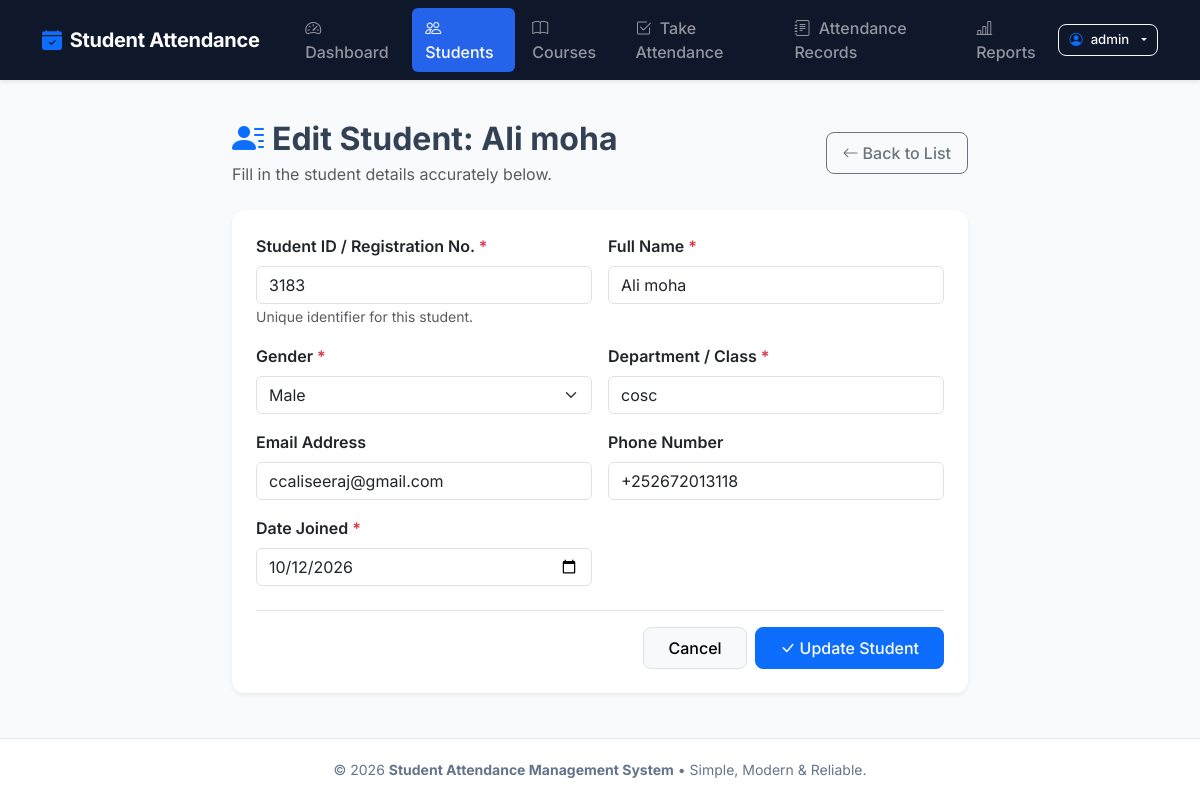
The page /students/6/edit/ (signed in) on the database its author committed.
### attendance/models.py (models this page shows, shortened)
class Student(models.Model):
    GENDER_CHOICES = [
        ('Male', 'Male'),
        ('Female', 'Female'),
        ('Other', 'Other'),
    ]
    student_id = models.CharField(
        max_length=50,
        unique=True,
        verbose_name="Student ID",
        help_text="Unique student registration number or ID"
    )
    full_name = models.CharField(
        max_length=120,
        verbose_name="Full Name"
    )
    gender = models.CharField(
        max_length=10,
        choices=GENDER_CHOICES,
        default='Male',
        verbose_name="Gender"
    )
    email = models.EmailField(
        blank=True,
        null=True,
        verbose_name="Email Address"
    )
    phone = models.CharField(
        max_length=20,
        blank=True,
        verbose_name="Phone Number"
    )
    department = models.CharField(
        max_length=100,
        verbose_name="Department / Class",
        help_text="e.g., Computer Science, Grade 10-A"
    )
    date_joined = models.DateField(
        default=timezone.now,
        verbose_name="Date Joined"
    )
    class Meta:
        ordering = ['student_id']
        verbose_name = "Student"
        verbose_name_plural = "Students"

### attendance/views.py (the view)
# urls.py: path('students/<int:pk>/edit/', views.student_edit, name='student_edit'),
@login_required(login_url='login')
def student_edit(request, pk):
    student = get_object_or_404(Student, pk=pk)
    if request.method == 'POST':
        form = StudentForm(request.POST, instance=student)
        if form.is_valid():
            form.save()
            messages.success(request, f"Student '{student.full_name}' was updated successfully.")
            return redirect('student_list')
        else:
            messages.error(request, "Please correct the errors in the form below.")
    else:
        form = StudentForm(instance=student)
    context = {
        'form': form,
        'student': student,
        'title': f'Edit Student: {student.full_name}',
        'button_text': 'Update Student',
    }
    return render(request, 'attendance/student_form.html', context)

### attendance/templates/attendance/student_form.html (shortened to what this page needs)
{% extends 'attendance/base.html' %}
{% block content %}
<div class="row justify-content-center">
    <div class="col-lg-8">
        <div class="d-flex align-items-center justify-content-between mb-4">
            <div>
                <h2 class="fw-bold mb-1">
                    <i class="bi bi-person-lines-fill text-primary me-2"></i>{{ title }}
                </h2>
                <p class="text-muted mb-0">Fill in the student details accurately below.</p>
            </div>
            <a href="{% url 'student_list' %}" class="btn btn-outline-secondary">
                <i class="bi bi-arrow-left me-1"></i>Back to List
            </a>
        </div>
        <div class="card border-0 shadow-sm">
            <div class="card-body p-4">
                <form method="POST" novalidate>
                    <div class="row g-3">
                        <div class="col-md-6">
                            <label for="{{ form.student_id.id_for_label }}" class="form-label fw-semibold">
                                Student ID / Registration No. <span class="text-danger">*</span>
                            </label>
                            {{ form.student_id }}
                            <small class="form-text text-muted">Unique identifier for this student.</small>
                        </div>
                        <div class="col-md-6">
                            <label for="{{ form.full_name.id_for_label }}" class="form-label fw-semibold">
                                Full Name <span class="text-danger">*</span>
                            </label>
                            {{ form.full_name }}
                        </div>
                        <div class="col-md-6">
                            <label for="{{ form.gender.id_for_label }}" class="form-label fw-semibold">
                                Gender <span class="text-danger">*</span>
                            </label>
                            {{ form.gender }}
                        </div>
                        <div class="col-md-6">
                            <label for="{{ form.department.id_for_label }}" class="form-label fw-semibold">
                                Department / Class <span class="text-danger">*</span>
                            </label>
                            {{ form.department }}
                        </div>
                        <div class="col-md-6">
                            <label for="{{ form.email.id_for_label }}" class="form-label fw-semibold">
                                Email Address
                            </label>
                            {{ form.email }}
                        </div>
                        <div class="col-md-6">
                            <label for="{{ form.phone.id_for_label }}" class="form-label fw-semibold">
                                Phone Number
                            </label>
                            {{ form.phone }}
                        </div>
                        <div class="col-md-6">
                            <label for="{{ form.date_joined.id_for_label }}" class="form-label fw-semibold">
                                Date Joined <span class="text-danger">*</span>
                            </label>
                            {{ form.date_joined }}
                        </div>
                    </div>
                    <div class="d-flex justify-content-end gap-2 mt-4 pt-3 border-top">
                        <a href="{% url 'student_list' %}" class="btn btn-light border px-4">Cancel</a>
                        <button type="submit" class="btn btn-primary px-4">
                            <i class="bi bi-check-lg me-1"></i>{{ button_text }}
                        </button>
                    </div>
                </form>
            </div>
        </div>
    </div>
</div>
{% endblock %}

### attendance/templates/attendance/base.html (shortened to what this page needs)
<!DOCTYPE html>
<html lang="en">
<head>
    <link href="https://cdn.jsdelivr.net/npm/bootstrap@5.3.3/dist/css/bootstrap.min.css" rel="stylesheet">
    <link href="https://cdn.jsdelivr.net/npm/bootstrap-icons@1.11.3/font/bootstrap-icons.min.css" rel="stylesheet">
</head>
<body>
    <nav class="navbar navbar-expand-lg navbar-dark bg-dark sticky-top shadow-sm py-2">
        <div class="container">
            <a class="navbar-brand d-flex align-items-center gap-2" href="{% url 'dashboard' %}">
                <i class="bi bi-calendar-check-fill text-primary"></i>
                <span>Student Attendance</span>
            </a>
            <div class="collapse navbar-collapse" id="mainNavbar">
                {% if user.is_authenticated %}
                <ul class="navbar-nav me-auto mb-2 mb-lg-0 ms-lg-3 gap-1">
                    <li class="nav-item">
                        <a class="nav-link {% if request.resolver_match.url_name == 'dashboard' %}active{% endif %}" href="{% url 'dashboard' %}">
                            <i class="bi bi-speedometer2 me-1"></i> Dashboard
                        </a>
                    </li>
                    <li class="nav-item">
                        <a class="nav-link {% if 'student' in request.resolver_match.url_name and 'report' not in request.resolver_match.url_name %}active{% endif %}" href="{% url 'student_list' %}">
                            <i class="bi bi-people me-1"></i> Students
                        </a>
                    </li>
                    <li class="nav-item">
                        <a class="nav-link {% if 'course' in request.resolver_match.url_name %}active{% endif %}" href="{% url 'course_list' %}">
                            <i class="bi bi-book me-1"></i> Courses
                        </a>
                    </li>
                    <li class="nav-item">
                        <a class="nav-link {% if request.resolver_match.url_name == 'take_attendance' %}active{% endif %}" href="{% url 'take_attendance' %}">
                            <i class="bi bi-check2-square me-1"></i> Take Attendance
                        </a>
                    </li>
                    <li class="nav-item">
                        <a class="nav-link {% if request.resolver_match.url_name == 'attendance_records' %}active{% endif %}" href="{% url 'attendance_records' %}">
                            <i class="bi bi-journal-text me-1"></i> Attendance Records
                        </a>
                    </li>
                    <li class="nav-item">
                        <a class="nav-link {% if request.resolver_match.url_name == 'student_report' %}active{% endif %}" href="{% url 'student_report' %}">
                            <i class="bi bi-bar-chart-line me-1"></i> Reports
                        </a>
                    </li>
                </ul>
                <div class="dropdown">
                    <button class="btn btn-outline-light btn-sm dropdown-toggle d-flex align-items-center gap-2" type="button" id="userMenuButton" data-bs-toggle="dropdown" aria-expanded="false">
                        <i class="bi bi-person-circle text-primary"></i>
                        <span>{{ user.username }}</span>
                    </button>
                </div>
                {% endif %}
            </div>
        </div>
    </nav>
    <main class="container my-4 flex-grow-1">
        {% block content %}{% endblock %}
    </main>
    <footer>
        <div class="container text-center">
            <p class="mb-0">
                &copy; {% now "Y" %} <strong>Student Attendance Management System</strong> &bull; Simple, Modern &amp; Reliable.
            </p>
        </div>
    </footer>
</body>
</html>

### attendance/templates/attendance/base.html (style rules this page uses)
:root { --bs-body-font-family: 'Inter', system-ui, -apple-system, sans-serif; --primary-accent: #2563eb; --brand-dark: #0f172a; }
body { font-family: var(--bs-body-font-family); background-color: #f8fafc; color: #334155; min-height: 100vh; display: flex; flex-direction: column; }
.navbar-brand { font-weight: 700; letter-spacing: -0.3px; }
.navbar-dark.bg-dark { background-color: var(--brand-dark) !important; }
.nav-link { font-weight: 500; transition: all 0.2s ease; padding: 0.5rem 0.85rem !important; border-radius: 6px; }
.nav-link.active { background-color: var(--primary-accent) !important; color: #fff !important; }
.card { border: 1px solid #e2e8f0; box-shadow: 0 1px 3px rgba(0, 0, 0, 0.05); border-radius: 12px; overflow: hidden; }
.btn { border-radius: 8px; font-weight: 500; padding: 0.5rem 1rem; }
.btn-sm { padding: 0.35rem 0.65rem; font-size: 0.825rem; }
footer { margin-top: auto; background-color: #ffffff; border-top: 1px solid #e2e8f0; padding: 1.25rem 0; color: #64748b; font-size: 0.875rem; }

### rows shown on the page
Student: student_id "3183", full_name "Ali moha", gender "Male", department "cosc", email "ccaliseeraj@gmail.com", phone "+252672013118", date_joined "10/12/2026"

### other values the page prints
{{ user.username }} "admin"
{{ title }} "Edit Student: Ali moha"
{{ button_text }} "Update Student"
